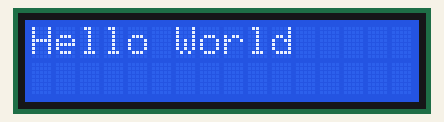
Simulated run of this sketch. Board: Arduino Uno, built with avr-gcc and run on an emulated ATmega328P. Parts: 16×2 character LCD.

Above: at 0.1 s.
At 4.6 s:
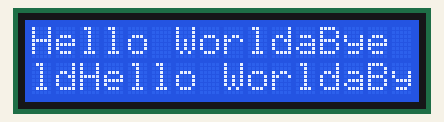
At 9.7 s:
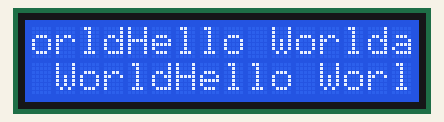
At 19.3 s:
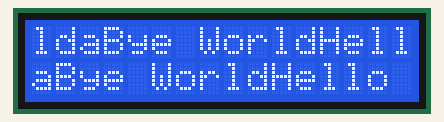
At 28.7 s:
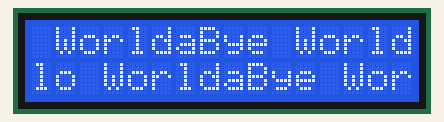
At 38.3 s:
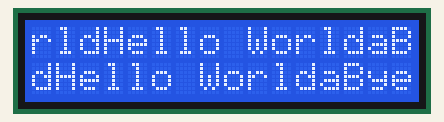

The sketch:

lcdTestSketch.ino
```cpp
#include <LiquidCrystal.h>

LiquidCrystal lcd(2, 3, 4, 5, 6, 7);

void setup()
{
  lcd.begin(16,2);  // start serial monitor serial
  lcd.print("Hello World");  // start lcd serial
}

void loop()
{
  delay(1000);
  lcd.print("a");
  delay(300);
  lcd.print("Bye World");
  delay(300);
  lcd.print("Hello World");
}
```

Measured:
- what the display in image 1 shows lasts 1.6 s, from 4.6 s to 6.2 s
- what the display in image 2 shows lasts 2.9 s, from 9.7 s to 12.6 s
- what the display in image 4 shows lasts 1.9 s, from 28.6 s to 30.5 s
